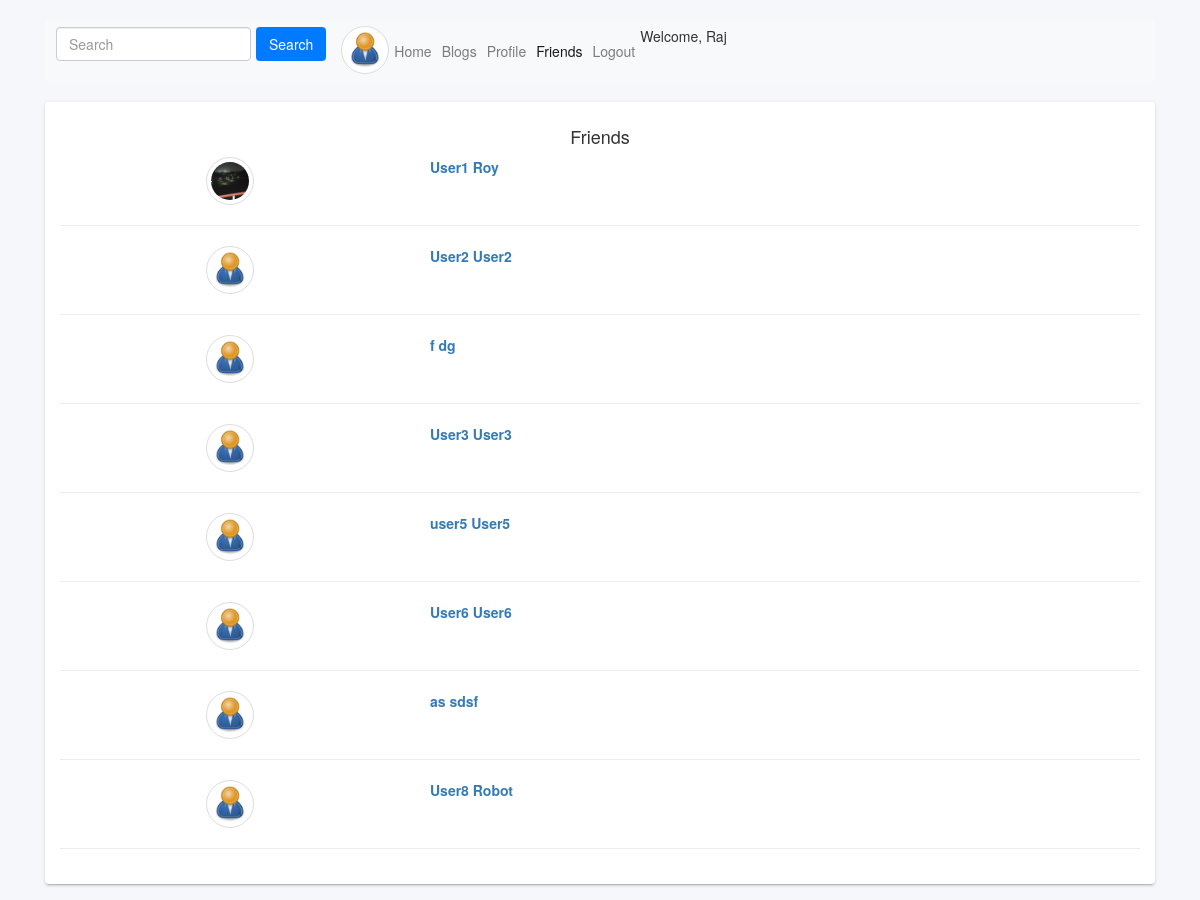
Page /users/anurat/friends/ (signed in) on the committed database.
### users/models.py (models this page shows, shortened)
class Profile(models.Model):
    user = models.OneToOneField(User,on_delete=models.CASCADE,related_name='profile')
    bio = models.TextField(blank=True)
    pic = models.ImageField(default="default.png",blank=True)
    rating = models.IntegerField(default=0)
    friends = models.ManyToManyField('self',related_name='friend_list',blank=True,symmetrical=True)
    friend_req_list = models.ManyToManyField('self',related_name='sent_friend_req_list',blank=True,symmetrical=False)
    class Meta:
        ordering = ['-rating']

### users/views.py (the view)
# urls.py: path('<username>/friends/',views.friends),
def friends(request, **kwargs):
    if request.method == 'GET':
        usr = User.objects.get(username=kwargs['username'])
        is_auth = request.user.is_authenticated
        if usr is not None:
            if is_auth:
                return render(request,'friends.html',{
                'user' : usr.profile,
                'friends': usr.profile.friends.all(),
                'is_auth': is_auth,
                'curr_user':request.user.profile
            })
            else:
                return render(request,'friends.html',{
                'user' : usr.profile,
                'friends': usr.profile.friends.all(),
                'is_auth': is_auth
            })
        else:
            return HttpResponseNotFound('The username '+kwargs['username']+' does not exits')

### users/templates/friends.html (shortened to what this page needs)
{% extends "base.html" %}
{% block content %}
<div class="container ">
    <nav class="navbar navbar-expand-lg navbar-light bg-light">
        <form class="form-inline" action="/users/search/" method="post">
            <input class="form-control mr-sm-2 " required name = "src_text" type="search" placeholder="Search" aria-label="Search">
            <button class="btn bg-primary  my-2 my-sm-0 " type="submit">Search</button>
        </form>
        <div class="collapse navbar-collapse" id="navbarNavDropdown">
            <ul class="navbar-nav">
                {% if is_auth %}
                <li class="nav-item active">
                    <img class="center-block img-responsive img-circle img-thumbnail thumb48" src={{curr_user.pic.url}} alt="Profile Picture">
                </li>
                {% endif %}
                <li class="nav-item ">
                    <a class="nav-link" href="/users/home/">Home </a>
                </li>
                <li class="nav-item">
                    <a class="nav-link" href="/users/blogs">Blogs</a>
                </li>
                {%if is_auth%}
                <li class="nav-item">
                    <a class="nav-link" href="/users/profile/{{curr_user.user.username}}">Profile</a>
                </li>
                <li class="nav-item active">
                    <a class="nav-link" href="#">Friends<span class="sr-only">(current)</span></a>
                </li>
                <li class="nav-item">
                    <a class="nav-link" href="/users/logout">Logout</a>
                </li>
                <div class="nav-item " >
                    Welcome, {{curr_user.user.first_name}}
                </div>
                {% endif %}
            </ul>
        </div>
    </nav>
    <div class="row ng-scope">
        <div class="col-md-12">
            <div class="panel panel-default">
                <div class="panel-body">
                    <div class="h4 text-center">Friends</div>
                    {% for usr in friends %}
                    <div class="row ">
                        <div class="col-4">
                            <a href = "/users/profile/{{usr.user.username}}"><img class="center-block img-responsive img-circle img-thumbnail thumb48" src={{usr.pic.url}} alt="Profile Picture"></a>
                        </div>
                        <div class="col-8">
                            <a href = "/users/profile/{{usr.user.username}}">
                                <b>{{usr.user.first_name}} {{usr.user.last_name}}</b>
                            </a>
                        </div>
                    </div>
                    <hr >
                    {% endfor %}
                </div>
            </div>
        </div>
    </div>
    </div>
{% endblock %}

### users/templates/friends.html (style rules this page uses)
.panel.panel-default { border-top-width: 3px; }
.panel { box-shadow: 0 3px 1px -2px rgba(0,0,0,.14),0 2px 2px 0 rgba(0,0,0,.098),0 1px 5px 0 rgba(0,0,0,.084); border: 0; border-radius: 4px; margin-bottom: 16px; }
.thumb48 { width: 48px!important; height: 48px!important; }

### rows in the picture
Profile: pic (placeholder picture), user.first_name "Raj"
Profile: pic (picture), user.first_name "User1", user.last_name "Roy"
Profile: pic (picture), user.first_name "User2", user.last_name "User2"
Profile: pic (picture), user.first_name "f", user.last_name "dg"
Profile: pic (picture), user.first_name "User3", user.last_name "User3"
Profile: pic (placeholder picture), user.first_name "user5", user.last_name "User5"
Profile: pic (placeholder picture), user.first_name "User6", user.last_name "User6"
Profile: pic (placeholder picture), user.first_name "as", user.last_name "sdsf"
Profile: pic (placeholder picture), user.first_name "User8", user.last_name "Robot"
